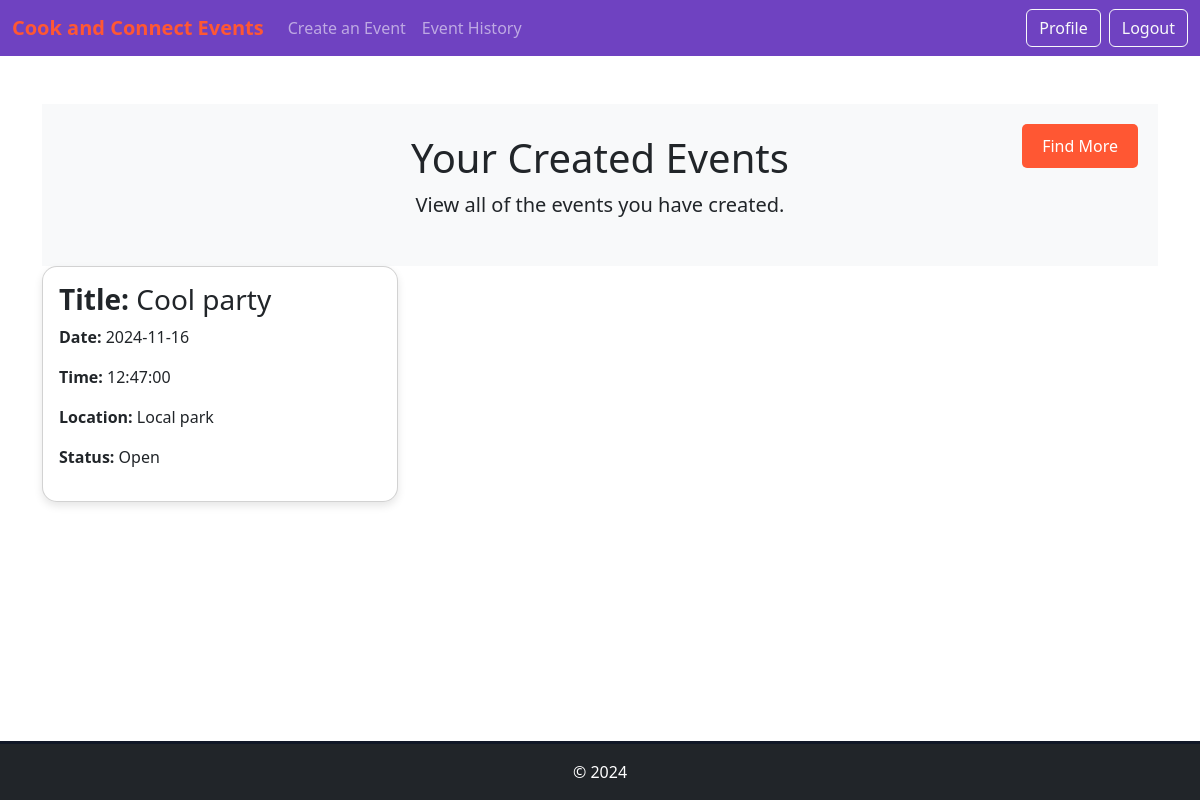
The page /eventcr-history (signed in) on the database as committed earlier.
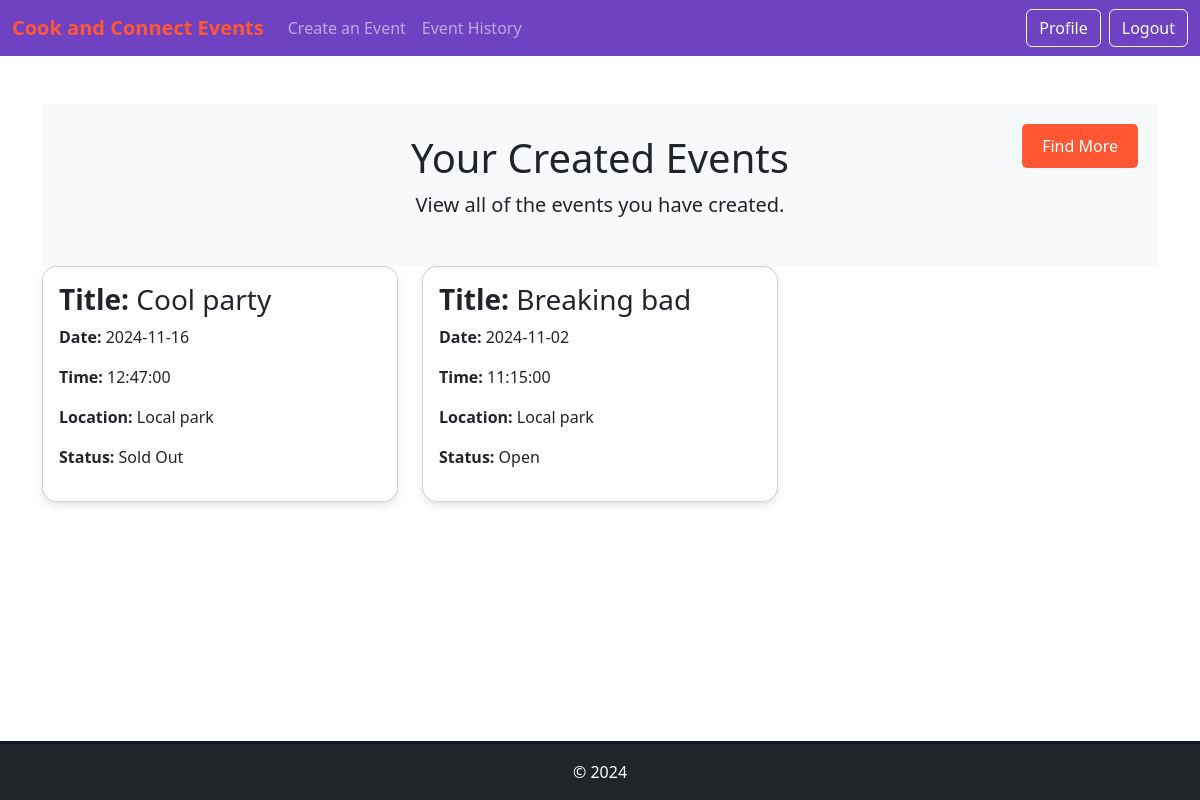
The same page on the database as committed later.
### website/models.py (models this page shows)
class Event(db.Model):
    __tablename__ = "events"
    id = db.Column(db.Integer, primary_key=True)
    user_id = db.Column(db.Integer, db.ForeignKey('users.id'))
    Title = db.Column(db.String(255), nullable=False)
    Description = db.Column(db.String(255), nullable=False)
    Image = db.Column(db.String(60), nullable=False, default='default.jpg')
    Start_time = db.Column(db.Time, nullable=False)
    Start_date = db.Column(db.Date, nullable=False)
    Venue = db.Column(db.String(32), nullable=False)
    Category = db.Column(db.String(32), nullable=False)
    Tickets_available = db.Column(db.Integer, nullable=False)
    Status = db.Column(db.String(32), nullable=False)
    comments = db.relationship('Comment', backref='event')
    orders = db.relationship('Order', backref='event')

### website/views.py (the view)
@main_bp.route('/eventcr-history')
@login_required
def history2():
    user_events = Event.query.filter_by(user_id=current_user.id).all()
    return render_template('eventcr_history.html', events=user_events)

### website/__init__.py (called while the page is built)
def create_app():
    app = Flask(__name__)  # this is the name of the module/package that is calling this app
    app.debug = True
    app.secret_key = 'somesecretkey'
    app.config['SQLALCHEMY_DATABASE_URI'] = 'sqlite:///sitedata.sqlite'
    db.init_app(app)
    Bootstrap5(app)
    login_manager = LoginManager()
    login_manager.login_view = 'auth.login'
    login_manager.init_app(app)
    from .models import User
    @login_manager.user_loader
    def load_user(user_id):
       return db.session.scalar(db.select(User).where(User.id==user_id))
    from . import views
    app.register_blueprint(views.main_bp)
    from . import auth
    app.register_blueprint(auth.auth_bp)
    app.config['UPLOAD_FOLDER'] = os.path.join('website', 'static', 'img')
    return app

### website/templates/eventcr_history.html
{% extends "base.html" %}
{% block content %}
<div class="container my-5">
    <div class="bg-light-header text-center">
        <h1>Your Created Events</h1>
        <p class="lead">View all of the events you have created.</p>
        <a href="{{ url_for('main.index') }}" class="btn-find-more">Find More</a>
    </div>
    {% if events %}
        <div class="row g-4">
            {% for event in events %}
                <div class="col-md-6 col-lg-4">
                    <div class="card p-3">
                        <h3 class="card-title"><strong>Title:</strong> {{ event.Title }}</h3>
                        <p><strong>Date:</strong> {{ event.Start_date }}</p>
                        <p><strong>Time:</strong> {{ event.Start_time }}</p>
                        <p><strong>Location:</strong> {{ event.Venue }}</p>
                        <p><strong>Status:</strong> {{ event.Status }}</p>
                    </div>
                </div>
            {% endfor %}
        </div>
    {% else %}
        <div class="no-events-message">
            No Created Events
        </div>
    {% endif %}
</div>
{% endblock %}

### website/templates/base.html (shortened to what this page needs)
<!DOCTYPE html>
<html lang="en">
<head>
    <link href="https://cdn.jsdelivr.net/npm/bootstrap@5.3.2/dist/css/bootstrap.min.css" rel="stylesheet">
    <link rel="stylesheet" href="{{ url_for('static', filename='style/style.css') }}">
</head>
<body>
    <header>
        <nav class="navbar navbar-expand-lg navbar-dark">
            <div class="container-fluid">
                <a class="navbar-brand" href="{{ url_for('main.index') }}">Cook and Connect Events</a>
                <div class="collapse navbar-collapse" id="navbarNav">
                    <ul class="navbar-nav me-auto">
                        <li class="nav-item">
                            <a class="nav-link" href="{{ url_for('main.CreateEvent') }}">Create an Event</a>
                        </li>
                        <li class="nav-item">
                            <a class="nav-link" href="{{ url_for('main.history') }}">Event History</a>
                        </li>
                    </ul>
                    <div class="d-flex gap-2">
                        {% if user != None %}
                            <a href="{{ url_for('main.profile') }}" class="btn btn-outline-light">Profile</a>
                            <a href="{{ url_for('auth.logout') }}" class="btn btn-outline-light">Logout</a>
                        {% else %}
                            <a href="{{ url_for('auth.login') }}" class="btn btn-outline-light">Login</a>
                            <a href="{{ url_for('auth.register') }}" class="btn btn-outline-light">Register</a>
                        {% endif %}
                    </div>
                </div>
            </div>
        </nav>
    </header>
    <div class="pb-5">
        {% block content %}
        {% endblock %}
    </div>
    <footer class="bg-dark text-white text-center py-3">
        © 2024
    </footer>
</body>
</html>

### website/static/style/style.css (style rules this page uses)
footer { background-color: #1f2937; color: #fff; text-align: center; padding: 20px; border-top: 3px solid #111827; width: 100%; position: fixed; bottom: 0; left: 0; right: 0; box-sizing: border-box; }
html { height: 100%; margin: 0; font-family: 'Poppins', sans-serif; }
.navbar { background-color: #6f42c1; }
.navbar-brand { color: #ff5733; font-weight: bold; }
.container { margin-top: 40px; }
.card { border-radius: 15px; box-shadow: 0 4px 8px rgba(0, 0, 0, 0.1); }
.bg-light-header { background-color: #f8f9fa; padding: 30px 0; position: relative; }
.btn-find-more { position: absolute; top: 20px; right: 20px; background-color: #ff5733; color: white; padding: 10px 20px; border-radius: 5px; text-decoration: none; }

Rows that differ between the two databases and show on the page:
changed Event "Cool party": Status "Open" → "Sold Out"
added Event: Title "Breaking bad", Start_date "2024-11-02", Start_time "11:15:00", Venue "Local park", Status "Open"
